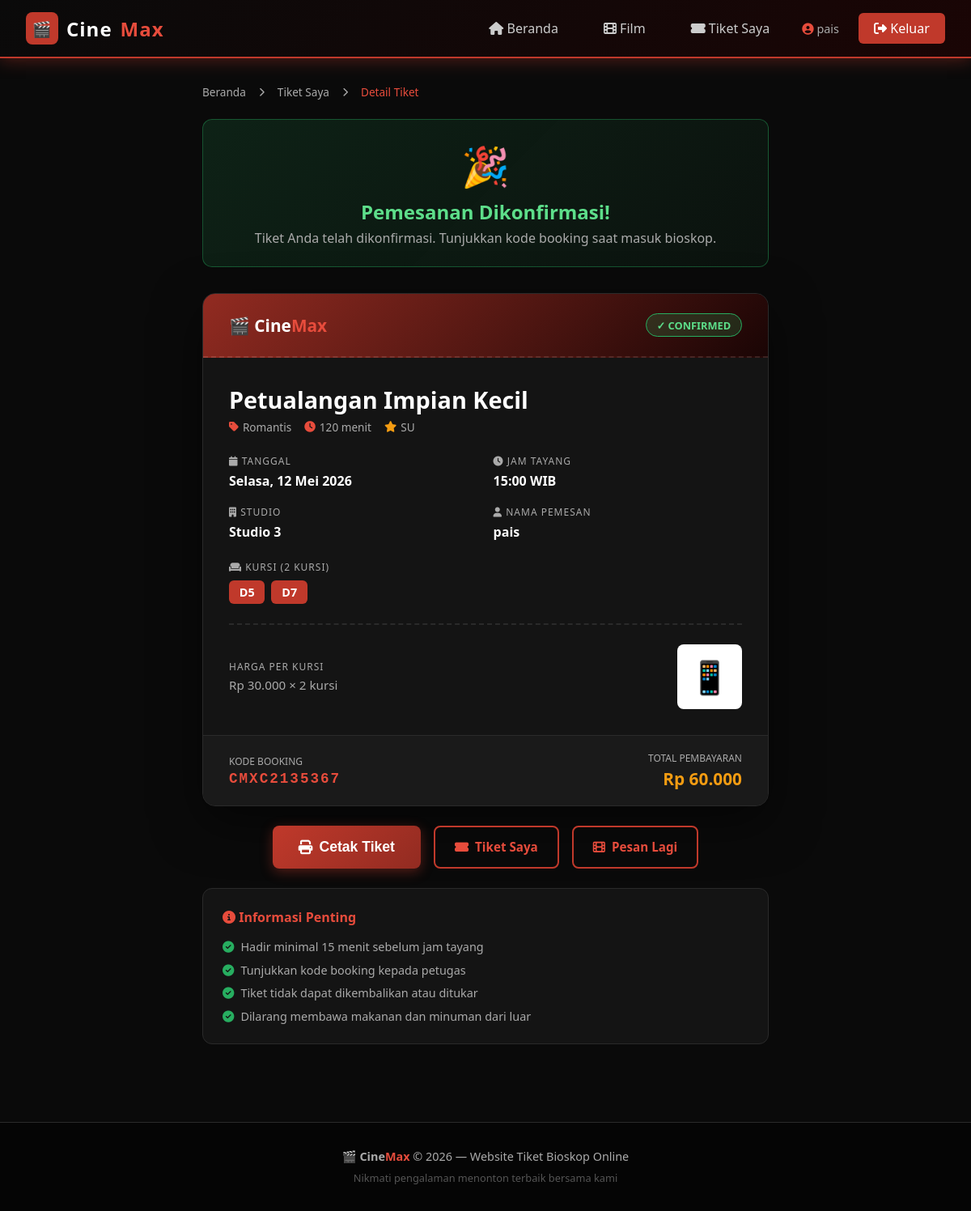
The page /bioskop/user/ticket-detail.php?id=33 (signed in) on the database its author committed.
### tables this page shows
CREATE TABLE `pemesanan` (
  `id` int(11) NOT NULL,
  `kode_booking` varchar(20) NOT NULL,
  `user_id` int(11) DEFAULT NULL,
  `jadwal_id` int(11) DEFAULT NULL,
  `total_harga` decimal(10,2) DEFAULT NULL,
  `status` enum('pending','confirmed','cancelled') DEFAULT 'confirmed',
  `created_at` timestamp NOT NULL DEFAULT current_timestamp()
);

CREATE TABLE `films` (
  `id` int(11) NOT NULL,
  `judul` varchar(200) NOT NULL,
  `genre` varchar(100) DEFAULT NULL,
  `durasi` int(11) DEFAULT NULL,
  `rating` varchar(10) DEFAULT NULL,
  `sinopsis` text DEFAULT NULL,
  `poster` varchar(255) DEFAULT NULL,
  `harga` decimal(10,2) DEFAULT 50000.00,
  `status` enum('tayang','akan_tayang','selesai') DEFAULT 'tayang',
  `created_at` timestamp NOT NULL DEFAULT current_timestamp()
);

CREATE TABLE `jadwal` (
  `id` int(11) NOT NULL,
  `film_id` int(11) DEFAULT NULL,
  `studio_id` int(11) DEFAULT NULL,
  `tanggal` date DEFAULT NULL,
  `jam_tayang` time DEFAULT NULL
);

CREATE TABLE `studio` (
  `id` int(11) NOT NULL,
  `nama` varchar(50) NOT NULL,
  `kapasitas` int(11) DEFAULT 100
);

CREATE TABLE `users` (
  `id` int(11) NOT NULL,
  `nama` varchar(100) NOT NULL,
  `email` varchar(100) NOT NULL,
  `password` varchar(255) NOT NULL,
  `no_hp` varchar(20) DEFAULT NULL,
  `created_at` timestamp NOT NULL DEFAULT current_timestamp()
);

### bioskop/user/ticket-detail.php (the view, shortened to what this page needs)
<?php
require_once '../config/database.php';
$pemesanan_id = intval($_GET['id'] ?? 0);
$stmt = $conn->prepare("
    SELECT p.*, u.nama as user_nama, u.email as user_email, u.no_hp,
           f.judul, f.genre, f.durasi, f.rating, f.harga as harga_per_kursi,
           j.tanggal, j.jam_tayang, s.nama as studio_nama
    FROM pemesanan p
    JOIN users u ON p.user_id = u.id
    JOIN jadwal j ON p.jadwal_id = j.id
    JOIN films f ON j.film_id = f.id
    JOIN studio s ON j.studio_id = s.id
    WHERE p.id = ? AND p.user_id = ?
");
$stmt->bind_param("ii", $pemesanan_id, $_SESSION['user_id']);
$stmt->execute();
$tiket = $stmt->get_result()->fetch_assoc();
$kursi_stmt = $conn->prepare("
    SELECT k.kode_kursi, k.baris, k.nomor
    FROM detail_pemesanan dp
    JOIN kursi k ON dp.kursi_id = k.id
    WHERE dp.pemesanan_id = ?
    ORDER BY k.baris, k.nomor
");
$kursi_stmt->bind_param("i", $pemesanan_id);
$kursi_stmt->execute();
$kursi_list = $kursi_stmt->get_result()->fetch_all(MYSQLI_ASSOC);
$hari  = ['Minggu','Senin','Selasa','Rabu','Kamis','Jumat','Sabtu'];
$bulan = ['','Januari','Februari','Maret','April','Mei','Juni','Juli','Agustus','September','Oktober','November','Desember'];
$dt    = new DateTime($tiket['tanggal']);
$tgl_str = $hari[$dt->format('w')] . ', ' . $dt->format('j') . ' ' . $bulan[(int)$dt->format('n')] . ' ' . $dt->format('Y');
include '../includes/header.php';
?>
<div class="ticket-page">
    <div class="container">
        <div class="ticket-container">
            <div class="breadcrumb-nav d-flex align-center gap-2 mb-3" style="font-size:0.85rem; color:var(--text-gray)">
                <a href="dashboard.php" style="color:var(--text-gray)">Beranda</a>
                <i class="fas fa-chevron-right" style="font-size:0.7rem"></i>
                <a href="my-tickets.php" style="color:var(--text-gray)">Tiket Saya</a>
                <i class="fas fa-chevron-right" style="font-size:0.7rem"></i>
                <span style="color:var(--primary-light)">Detail Tiket</span>
            </div>
            <?php if ($tiket['status'] === 'confirmed'): ?>
            <div class="ticket-success-banner">
                <div class="icon">🎉</div>
                <h2>Pemesanan Dikonfirmasi!</h2>
                <p>Tiket Anda telah dikonfirmasi. Tunjukkan kode booking saat masuk bioskop.</p>
            </div>
            <?php endif; ?>
            <div class="ticket-card">
                <div class="ticket-header">
                    <div class="ticket-brand">🎬 Cine<span>Max</span></div>
                    <?php if ($tiket['status'] === 'confirmed'): ?>
                    <div style="background:rgba(39,174,96,0.2); border:1px solid #27ae60; color:#5dde8a; padding:0.3rem 0.8rem; border-radius:20px; font-size:0.8rem; font-weight:700;">
                        ✓ CONFIRMED
                    </div>
                    <?php else: ?>
                    <div style="background:rgba(243,156,18,0.2); border:1px solid #f39c12; color:#f39c12; padding:0.3rem 0.8rem; border-radius:20px; font-size:0.8rem; font-weight:700;">
                        ⏳ MENUNGGU KONFIRMASI
                    </div>
                    <?php endif; ?>
                </div>
                <div class="ticket-body">
                    <h2 class="ticket-film-title"><?= htmlspecialchars($tiket['judul']) ?></h2>
                    <div class="ticket-film-meta">
                        <span><i class="fas fa-tag"></i> <?= htmlspecialchars($tiket['genre']) ?></span>
                        <span><i class="fas fa-clock"></i> <?= $tiket['durasi'] ?> menit</span>
                        <span><i class="fas fa-star" style="color:var(--gold)"></i> <?= htmlspecialchars($tiket['rating']) ?></span>
                    </div>
                    <div class="ticket-info-grid">
                        <div><div class="ticket-info-label"><i class="fas fa-calendar"></i> Tanggal</div><div class="ticket-info-value"><?= $tgl_str ?></div></div>
                        <div><div class="ticket-info-label"><i class="fas fa-clock"></i> Jam Tayang</div><div class="ticket-info-value"><?= substr($tiket['jam_tayang'], 0, 5) ?> WIB</div></div>
                        <div><div class="ticket-info-label"><i class="fas fa-building"></i> Studio</div><div class="ticket-info-value"><?= htmlspecialchars($tiket['studio_nama']) ?></div></div>
                        <div><div class="ticket-info-label"><i class="fas fa-user"></i> Nama Pemesan</div><div class="ticket-info-value"><?= htmlspecialchars($tiket['user_nama']) ?></div></div>
                    </div>
                    <div class="ticket-info-label" style="margin-bottom:0.5rem">
                        <i class="fas fa-couch"></i> Kursi (<?= count($kursi_list) ?> kursi)
                    </div>
                    <div class="seats-display">
                        <?php foreach ($kursi_list as $k): ?>
                        <span class="seat-chip"><?= htmlspecialchars($k['kode_kursi']) ?></span>
                        <?php endforeach; ?>
                    </div>
                    <hr class="ticket-divider">
                    <div style="display:flex; justify-content:space-between; align-items:center; flex-wrap:wrap; gap:1rem">
                        <div>
                            <div class="ticket-info-label">Harga per Kursi</div>
                            <div style="font-size:0.95rem; color:var(--text-gray)">
                                Rp <?= number_format($tiket['harga_per_kursi'], 0, ',', '.') ?> × <?= count($kursi_list) ?> kursi
                            </div>
                        </div>
                        <div style="width:80px; height:80px; background:white; border-radius:8px; display:flex; align-items:center; justify-content:center; font-size:2.5rem;">📱</div>
                    </div>
                </div>
                <div class="ticket-footer">
                    <div>
                        <div style="font-size:0.75rem; color:var(--text-gray); margin-bottom:3px">KODE BOOKING</div>
                        <div class="booking-code"><?= htmlspecialchars($tiket['kode_booking']) ?></div>
                    </div>
                    <div style="text-align:right">
                        <div style="font-size:0.75rem; color:var(--text-gray); margin-bottom:3px">TOTAL PEMBAYARAN</div>
                        <div class="total-amount">Rp <?= number_format($tiket['total_harga'], 0, ',', '.') ?></div>
                    </div>
                </div>
            </div>
            <div class="action-buttons">
                <?php if ($tiket['status'] === 'confirmed'): ?>
                <button onclick="window.print()" class="btn btn-primary btn-lg">
                    <i class="fas fa-print"></i> Cetak Tiket
                </button>
                <?php endif; ?>
                <a href="my-tickets.php" class="btn btn-outline">
                    <i class="fas fa-ticket-alt"></i> Tiket Saya
                </a>
                <a href="films.php" class="btn btn-outline">
                    <i class="fas fa-film"></i> Pesan Lagi
                </a>
            </div>
            <div class="card mt-3">
                <div class="card-body">
                    <h4 style="margin-bottom:1rem; color:var(--primary-light)">
                        <i class="fas fa-info-circle"></i> Informasi Penting
                    </h4>
                    <ul style="list-style:none; display:flex; flex-direction:column; gap:0.6rem">
                        <li style="font-size:0.9rem; color:var(--text-gray)"><i class="fas fa-check-circle" style="color:var(--success); margin-right:8px"></i>Hadir minimal 15 menit sebelum jam tayang</li>
                        <li style="font-size:0.9rem; color:var(--text-gray)"><i class="fas fa-check-circle" style="color:var(--success); margin-right:8px"></i>Tunjukkan kode booking kepada petugas</li>
                        <li style="font-size:0.9rem; color:var(--text-gray)"><i class="fas fa-check-circle" style="color:var(--success); margin-right:8px"></i>Tiket tidak dapat dikembalikan atau ditukar</li>
                        <li style="font-size:0.9rem; color:var(--text-gray)"><i class="fas fa-check-circle" style="color:var(--success); margin-right:8px"></i>Dilarang membawa makanan dan minuman dari luar</li>
                    </ul>
                </div>
            </div>
        </div>
    </div>
</div>
<?php include '../includes/footer.php'; ?>

### bioskop/assets/css/style.css (style rules this page uses)
:root { --primary: #c0392b; --primary-dark: #922b21; --primary-light: #e74c3c; --bg-dark: #0a0a0a; --bg-card: #141414; --bg-card2: #1a1a1a; --bg-input: #1e1e1e; --text-white: #ffffff; --text-gray: #aaaaaa; --text-light: #cccccc; --border: #2a2a2a; --border-red: #c0392b; --gold: #f39c12; --success: #27ae60; --shadow: 0 4px 20px rgba(192, 57, 43, 0.3); }
* { margin: 0; padding: 0; box-sizing: border-box; }
body { font-family: 'Segoe UI', Tahoma, Geneva, Verdana, sans-serif; background-color: var(--bg-dark); color: var(--text-white); min-height: 100vh; }
a { text-decoration: none; color: inherit; }
.btn { display: inline-flex; align-items: center; gap: 8px; padding: 0.7rem 1.5rem; border-radius: 8px; font-weight: 600; font-size: 0.95rem; cursor: pointer; border: none; transition: all 0.3s; text-decoration: none; }
.btn-primary { background: linear-gradient(135deg, var(--primary), var(--primary-dark)); color: white; box-shadow: 0 4px 15px rgba(192, 57, 43, 0.4); }
.btn-outline { background: transparent; color: var(--primary-light); border: 2px solid var(--primary); }
.btn-lg { padding: 1rem 2rem; font-size: 1.1rem; }
.card { background: var(--bg-card); border: 1px solid var(--border); border-radius: 12px; overflow: hidden; transition: all 0.3s; }
.card-body { padding: 1.5rem; }
.container { max-width: 1400px; margin: 0 auto; padding: 0 1.5rem; }
.d-flex { display: flex; }
.align-center { align-items: center; }
.gap-2 { gap: 1rem; }
.mt-3 { margin-top: 1.5rem; }
.mb-3 { margin-bottom: 1.5rem; }

### bioskop/user/ticket-detail.php (style rules this page uses)
.ticket-page { padding: 2rem 0; }
.ticket-container { max-width: 700px; margin: 0 auto; }
.ticket-success-banner { background: linear-gradient(135deg, rgba(39,174,96,0.15), rgba(39,174,96,0.05)); border: 1px solid rgba(39,174,96,0.4); border-radius: 12px; padding: 1.5rem; text-align: center; margin-bottom: 2rem; }
.ticket-success-banner .icon { font-size: 3rem; margin-bottom: 0.5rem; }
.ticket-success-banner h2 { color: #5dde8a; font-size: 1.5rem; }
.ticket-success-banner p { color: var(--text-gray); margin-top: 0.3rem; }
.ticket-card { background: var(--bg-card); border: 1px solid var(--border); border-radius: 16px; overflow: hidden; box-shadow: 0 20px 60px rgba(0,0,0,0.5); margin-bottom: 1.5rem; }
.ticket-header { background: linear-gradient(135deg, var(--primary-dark), #1a0505); padding: 1.5rem 2rem; display: flex; justify-content: space-between; align-items: center; border-bottom: 2px dashed rgba(255,255,255,0.1); }
.ticket-brand { font-size: 1.3rem; font-weight: 800; }
.ticket-brand span { color: var(--primary-light); }
.ticket-body { padding: 2rem; }
.ticket-film-title { font-size: 1.8rem; font-weight: 900; margin-bottom: 0.3rem; color: var(--text-white); }
.ticket-film-meta { display: flex; gap: 1rem; flex-wrap: wrap; margin-bottom: 1.5rem; }
.ticket-film-meta span { font-size: 0.85rem; color: var(--text-gray); display: flex; align-items: center; gap: 5px; }
.ticket-film-meta i { color: var(--primary-light); }
.ticket-info-grid { display: grid; grid-template-columns: repeat(2, 1fr); gap: 1.2rem; margin-bottom: 1.5rem; }
.ticket-info-label { font-size: 0.75rem; color: var(--text-gray); text-transform: uppercase; letter-spacing: 1px; margin-bottom: 0.3rem; }
.ticket-info-value { font-size: 1rem; font-weight: 700; color: var(--text-white); }
.ticket-divider { border: none; border-top: 2px dashed var(--border); margin: 1.5rem 0; position: relative; }
.ticket-divider::before, .ticket-divider::after { content: ''; position: absolute; top: -12px; width: 24px; height: 24px; background: var(--bg-dark); border-radius: 50%; border: 1px solid var(--border); }
.ticket-divider::before { left: -32px; }
.ticket-divider::after { right: -32px; }
.seats-display { display: flex; flex-wrap: wrap; gap: 8px; margin-top: 0.5rem; }
.seat-chip { background: var(--primary); color: white; padding: 0.3rem 0.8rem; border-radius: 6px; font-weight: 700; font-size: 0.9rem; }
.ticket-footer { background: var(--bg-card2); padding: 1.2rem 2rem; display: flex; justify-content: space-between; align-items: center; border-top: 1px solid var(--border); }
.booking-code { font-family: 'Courier New', monospace; font-size: 1.1rem; font-weight: 800; color: var(--primary-light); letter-spacing: 2px; }
.total-amount { font-size: 1.3rem; font-weight: 900; color: var(--gold); }
.action-buttons { display: flex; gap: 1rem; justify-content: center; flex-wrap: wrap; }

### rows shown on the page
pemesanan: films.judul "Petualangan Impian Kecil", films.genre "Romantis", films.durasi "120", films.rating "SU", jadwal.tanggal "Selasa, 12 Mei 2026", jadwal.jam_tayang "15:00", studio.nama "Studio 3", user.nama "pais", films.harga "30.000", kode_booking "CMXC2135367", total_harga "60.000"

### other values the page prints
$_SESSION['user_nama'] "pais"
count($kursi_list) "2"
$k['kode_kursi'] "D5"
$k['kode_kursi'] "D7"
